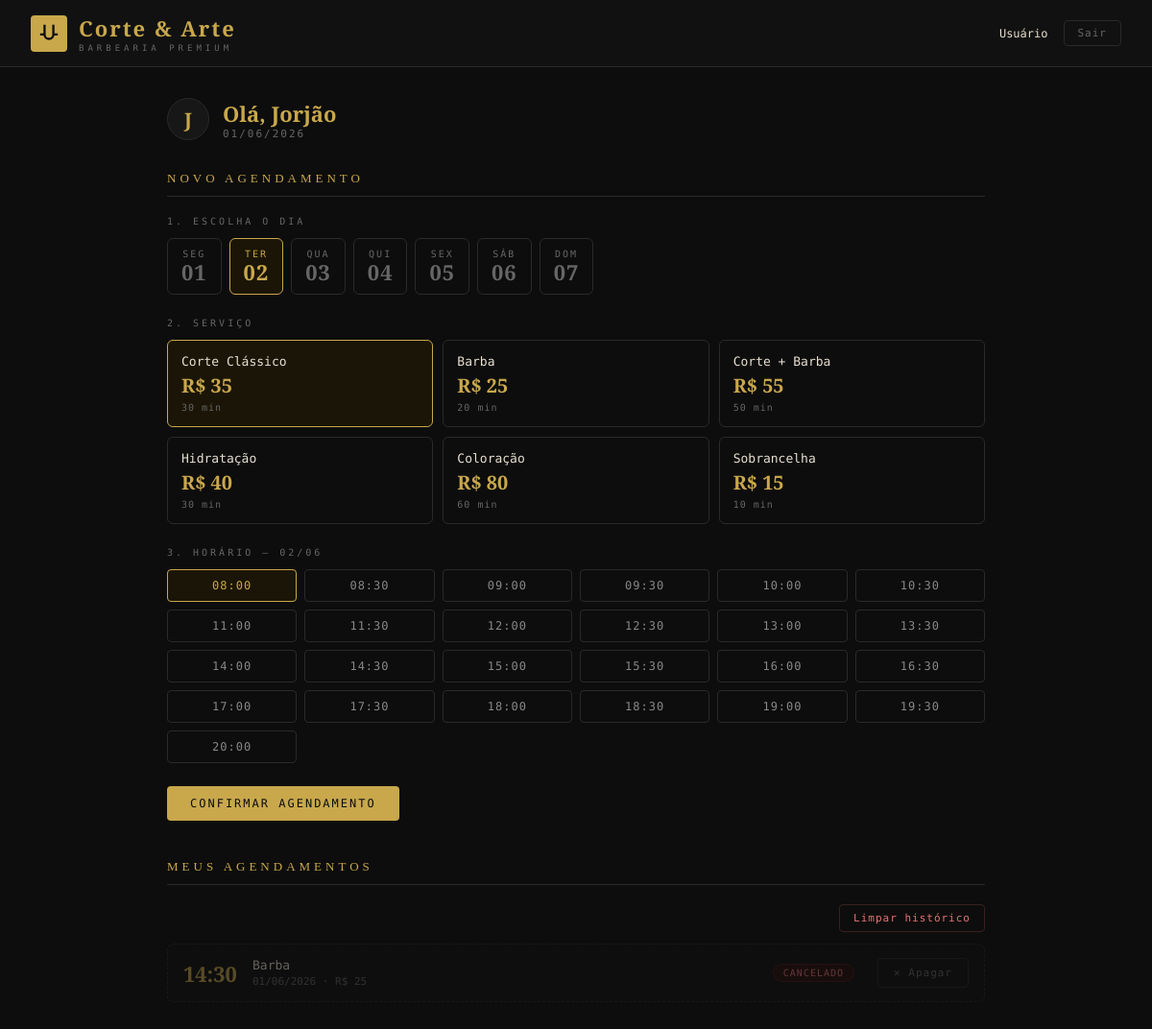
The app's page /cliente?data=2026-06-02 (signed in) with its own data.
### app.py (models this page shows, shortened)
class Usuario(db.Model):
    id          = db.Column(db.Integer, primary_key=True)
    nome        = db.Column(db.String(120), nullable=False)
    email       = db.Column(db.String(120), unique=True, nullable=False)
    senha_hash  = db.Column(db.String(255))          # None se entrou pelo Google
    google_id   = db.Column(db.String(120))
    foto        = db.Column(db.String(255))
    papel       = db.Column(db.String(20), default="cliente")   # "cliente" ou "admin"
    criado_em   = db.Column(db.DateTime, default=datetime.utcnow)
    agendamentos = db.relationship("Agendamento", backref="cliente", lazy=True)

class Agendamento(db.Model):
    id          = db.Column(db.Integer, primary_key=True)
    usuario_id  = db.Column(db.Integer, db.ForeignKey("usuario.id"), nullable=False)
    servico     = db.Column(db.String(80), nullable=False)
    preco       = db.Column(db.Float, nullable=False)
    data        = db.Column(db.Date, nullable=False)
    horario     = db.Column(db.String(10), nullable=False)
    status      = db.Column(db.String(20), default="confirmado")  # confirmado / cancelado
    criado_em   = db.Column(db.DateTime, default=datetime.utcnow)

### app.py (the view)
@app.route("/cliente")
@login_obrigatorio
def dashboard_cliente():
    u = db.session.get(Usuario, session["usuario_id"])
    data_hoje = date.today()
    data_str = request.args.get("data", data_hoje.isoformat())
    try:
        data_sel = date.fromisoformat(data_str)
    except ValueError:
        data_sel = data_hoje
    ocupados = {
        a.horario for a in Agendamento.query.filter_by(
            data=data_sel, status="confirmado"
        ).all()
    }
    dias = [data_hoje + timedelta(days=i) for i in range(7)]
    dias_semana = ["Seg", "Ter", "Qua", "Qui", "Sex", "Sáb", "Dom"]
    meus = Agendamento.query.filter_by(
        usuario_id=u.id
    ).order_by(Agendamento.data.desc(), Agendamento.horario).limit(10).all()
    agora = datetime.now()
    for ag in meus:
        ag_datetime = datetime.combine(ag.data, datetime.strptime(ag.horario, "%H:%M").time())
        ag.pode_cancelar = (ag_datetime - agora) > timedelta(hours=24)
    return render_template(
        "cliente.html",
        usuario=u,
        servicos=SERVICOS,
        horarios=HORARIOS_DISPONIVEIS,
        ocupados=ocupados,
        meus_agendamentos=meus,
        hoje=data_hoje.strftime("%d/%m/%Y"),
        data_sel=data_sel,
        data_sel_str=data_sel.isoformat(),
        dias=dias,
        dias_semana=dias_semana,
    )

### app.py (called while the page is built)
def login_obrigatorio(f):
    @wraps(f)
    def decorated(*args, **kwargs):
        if "usuario_id" not in session:
            return redirect(url_for("login"))
        return f(*args, **kwargs)
    return decorated

### templates/cliente.html (shortened to what this page needs)
{% extends "base.html" %}
{% block content %}
<div class="container">
  <div style="display:flex; align-items:center; gap:14px; margin-bottom:32px;">
    {% if usuario.foto %}
      <img src="{{ usuario.foto }}" style="width:48px;height:48px;border-radius:50%;border:1px solid var(--border);" />
    {% else %}
      <div class="avatar">{{ usuario.nome[0].upper() }}</div>
    {% endif %}
    <div>
      <div style="font-family:'Cormorant Garamond',serif; font-size:22px; font-weight:700; color:var(--gold)">Olá, {{ usuario.nome.split()[0] }}</div>
      <div style="font-size:11px; color:var(--muted); letter-spacing:2px;">{{ hoje }}</div>
    </div>
  </div>
  <div class="section-title">Novo agendamento</div>
  <p style="font-size:10px; color:var(--muted); letter-spacing:3px; text-transform:uppercase; margin-bottom:12px;">1. Escolha o dia</p>
  <div class="dias-grid">
    {% for dia in dias %}
    <a href="?data={{ dia.isoformat() }}" class="dia-btn {{ 'ativo' if dia == data_sel else '' }}">
      <div class="dia-nome">{{ dias_semana[loop.index0] }}</div>
      <div class="dia-num">{{ dia.strftime('%d') }}</div>
    </a>
    {% endfor %}
  </div>
  <form method="POST" action="/cliente/agendar">
    <p style="font-size:10px; color:var(--muted); letter-spacing:3px; text-transform:uppercase; margin-bottom:12px;">2. Serviço</p>
    <div class="services-grid">
      {% for s in servicos %}
      <label class="service-card" id="card-{{ loop.index }}">
        <div class="service-name">{{ s.nome }}</div>
        <div class="service-price">R$ {{ s.preco }}</div>
        <div class="service-dur">{{ s.duracao }}</div>
      </label>
      {% endfor %}
    </div>
    <p style="font-size:10px; color:var(--muted); letter-spacing:3px; text-transform:uppercase; margin-bottom:12px;">3. Horário — {{ data_sel.strftime('%d/%m') }}</p>
    <div class="slots-grid">
      {% for h in horarios %}
        {% if h in ocupados %}
          <span class="slot-label slot-taken">{{ h }}</span>
        {% else %}
          <label>
            <span class="slot-label">{{ h }}</span>
          </label>
        {% endif %}
      {% endfor %}
    </div>
    <button type="submit" class="btn-gold">Confirmar Agendamento</button>
  </form>
  <div class="section-title" style="margin-top:40px;">Meus agendamentos</div>
  {% if meus_agendamentos %}
    <div style="display:flex; justify-content:flex-end; margin-bottom:12px;">
      <form method="POST" action="/cliente/apagar-cancelados">
        <button type="submit" class="btn-danger" onclick="return confirm('Apagar todo o histórico de cancelados e passados?')">
          Limpar histórico
        </button>
      </form>
    </div>
    {% for ag in meus_agendamentos %}
    <div class="agenda-item {{ ag.status }}">
      <div class="agenda-hora">{{ ag.horario }}</div>
      <div class="agenda-info">
        <div class="agenda-nome">{{ ag.servico }}</div>
        <div class="agenda-detalhe">{{ ag.data.strftime('%d/%m/%Y') }} · R$ {{ ag.preco|int }}</div>
      </div>
      <span class="badge {{ 'badge-green' if ag.status == 'confirmado' else 'badge-red' }}">{{ ag.status }}</span>
      {% if ag.status == 'confirmado' %}
        {% if ag.pode_cancelar %}
          <form method="POST" action="/cliente/cancelar/{{ ag.id }}" style="margin-left:10px;">
            <button type="submit" class="btn-danger">Cancelar</button>
          </form>
        {% else %}
          <span class="lock-msg" style="margin-left:10px;">🔒 &lt; 24h</span>
        {% endif %}
      {% else %}
        <form method="POST" action="/cliente/apagar/{{ ag.id }}" style="margin-left:10px;">
          <button type="submit" class="btn-outline" title="Apagar do histórico">✕ Apagar</button>
        </form>
      {% endif %}
    </div>
    {% endfor %}
  {% else %}
    <p style="font-size:13px; color:var(--muted);">Nenhum agendamento ainda.</p>
  {% endif %}
</div>
{% endblock %}

### templates/base.html (style rules this page uses)
*, *::before, *::after { box-sizing: border-box; margin: 0; padding: 0; }
:root { --gold: #c9a84c; --gold-light: #e0bc5e; --bg: #0d0d0d; --bg2: #111111; --bg3: #171717; --border: #2a2a2a; --text: #e8e0d0; --muted: #666; --danger: #e57373; --success: #4caf50; }
body { background: var(--bg); color: var(--text); font-family: 'DM Mono', monospace; min-height: 100vh; }
a { color: var(--gold); text-decoration: none; }
.container { max-width: 900px; margin: 0 auto; padding: 32px 24px; }
.section-title { font-family: 'Cormorant Garamond', serif; font-size: 13px; letter-spacing: 4px; text-transform: uppercase; color: var(--gold); margin-bottom: 20px; padding-bottom: 10px; border-bottom: 1px solid var(--border); }
.btn-gold { background: var(--gold); color: #0d0d0d; border: none; padding: 11px 24px; font-family: 'DM Mono', monospace; font-size: 12px; font-weight: 500; letter-spacing: 2px; text-transform: uppercase; cursor: pointer; border-radius: 4px; transition: background 0.2s; }
.btn-outline { background: transparent; border: 1px solid var(--border); color: var(--muted); padding: 8px 16px; font-family: 'DM Mono', monospace; font-size: 11px; letter-spacing: 1px; cursor: pointer; border-radius: 4px; transition: all 0.2s; }
.btn-danger { background: transparent; border: 1px solid #3a2020; color: var(--danger); padding: 7px 14px; font-family: 'DM Mono', monospace; font-size: 11px; letter-spacing: 1px; cursor: pointer; border-radius: 4px; }
.badge { font-size: 10px; padding: 3px 10px; border-radius: 20px; letter-spacing: 1px; text-transform: uppercase; }
.badge-red { background: #2a0f0f; color: var(--danger); border: 1px solid #4a1a1a; }

### templates/cliente.html (style rules this page uses)
.dias-grid { display: flex; gap: 8px; margin-bottom: 24px; flex-wrap: wrap; }
.dia-btn { border: 1px solid var(--border); padding: 10px 14px; cursor: pointer; border-radius: 6px; text-align: center; background: transparent; color: var(--muted); font-family: 'DM Mono', monospace; font-size: 11px; letter-spacing: 1px; transition: all 0.2s; text-decoration: none; display: block; }
.dia-btn.ativo { border-color: var(--gold); background: #1a1506; color: var(--gold); }
.dia-nome { font-size: 10px; color: inherit; text-transform: uppercase; letter-spacing: 2px; }
.dia-num { font-family: 'Cormorant Garamond', serif; font-size: 22px; font-weight: 700; color: inherit; line-height: 1.2; }
.services-grid { display: grid; grid-template-columns: repeat(3, 1fr); gap: 10px; margin-bottom: 24px; }
.service-card { border: 1px solid var(--border); padding: 14px; cursor: pointer; border-radius: 6px; transition: all 0.2s; }
.service-card.selected { border-color: var(--gold); background: #1a1506; }
.service-name { font-size: 13px; color: var(--text); margin-bottom: 4px; }
.service-price { font-family: 'Cormorant Garamond', serif; font-size: 20px; font-weight: 700; color: var(--gold); }
.service-dur { font-size: 10px; color: var(--muted); margin-top: 4px; letter-spacing: 1px; }
.slots-grid { display: grid; grid-template-columns: repeat(6, 1fr); gap: 8px; margin-bottom: 24px; }
.slot-label { display: block; border: 1px solid var(--border); padding: 9px 4px; text-align: center; cursor: pointer; border-radius: 4px; font-size: 12px; color: #888; transition: all 0.2s; letter-spacing: 1px; }
input[type="radio"]:checked + .slot-label { border-color: var(--gold); color: var(--gold); background: #1a1506; }
.agenda-item { background: var(--bg2); border: 1px solid var(--border); padding: 14px 16px; border-radius: 6px; display: flex; align-items: center; gap: 14px; margin-bottom: 8px; }
.agenda-item.cancelado { opacity: 0.4; border-style: dashed; }
.agenda-hora { font-family: 'Cormorant Garamond', serif; font-size: 22px; color: var(--gold); font-weight: 700; min-width: 58px; }
.agenda-info { flex: 1; }
.agenda-nome { font-size: 13px; color: var(--text); }
.agenda-detalhe { font-size: 11px; color: var(--muted); margin-top: 3px; }
.avatar { width: 44px; height: 44px; border-radius: 50%; background: var(--bg3); border: 1px solid var(--border); display: flex; align-items: center; justify-content: center; color: var(--gold); font-family: 'Cormorant Garamond', serif; font-size: 20px; font-weight: 700; }

### records on screen
Usuario: nome "J", nome "Jorjão"
Agendamento: horario "14:30", servico "Barba", data "01/06/2026", preco "25", status "CANCELADO"

### other values on screen
{{ session.get('nome', 'Usuário') }} "Usuário"
{{ dias_semana[loop.index0] }} "SEG" "TER" "QUA" "QUI" "SEX" "SÁB" "DOM"
{{ dia.strftime('%d') }} "01" "02" "03" "04" "05" "06" "07"
{{ s.nome }} "Corte Clássico" "Barba" "Corte + Barba" "Hidratação" "Coloração" "Sobrancelha"
{{ s.preco }} "35" "25" "55" "40" "80" "15"
{{ s.duracao }} "30 min" "20 min" "50 min" "30 min" "60 min" "10 min"
{{ data_sel.strftime('%d/%m') }} "02/06"
{{ h }} "08:00" "08:30" "09:00" "09:30" "10:00" "10:30" "11:00" "11:30" "12:00" "12:30" "13:00" "13:30" "14:00" "14:30" "15:00" "15:30" "16:00" "16:30" "17:00" "17:30" "18:00" "18:30" "19:00" "19:30" "20:00"
